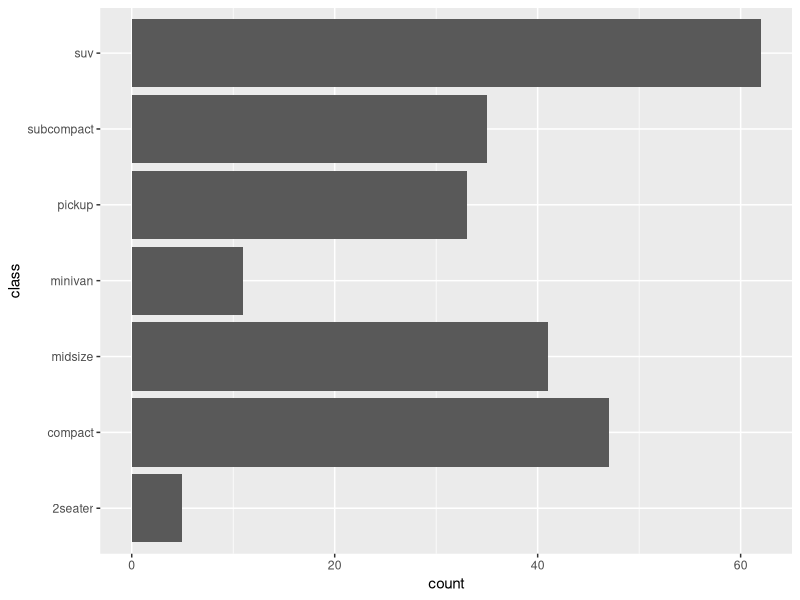
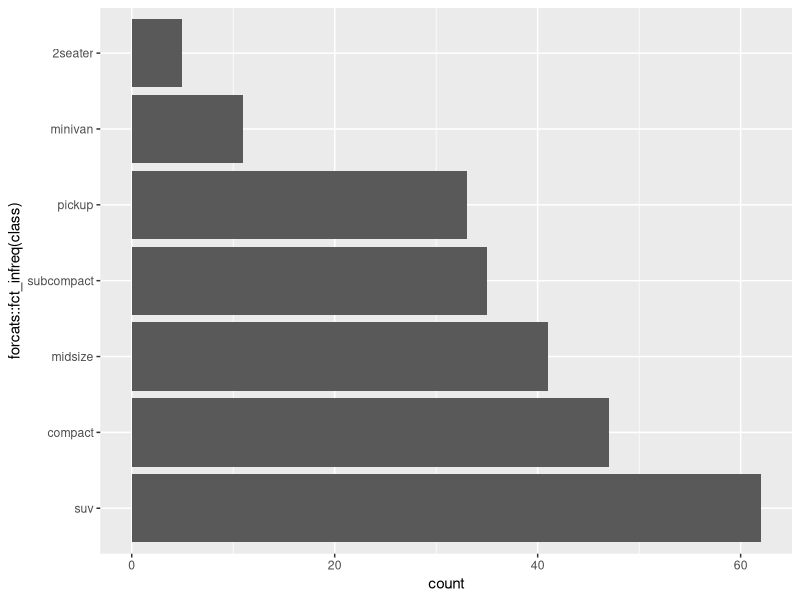
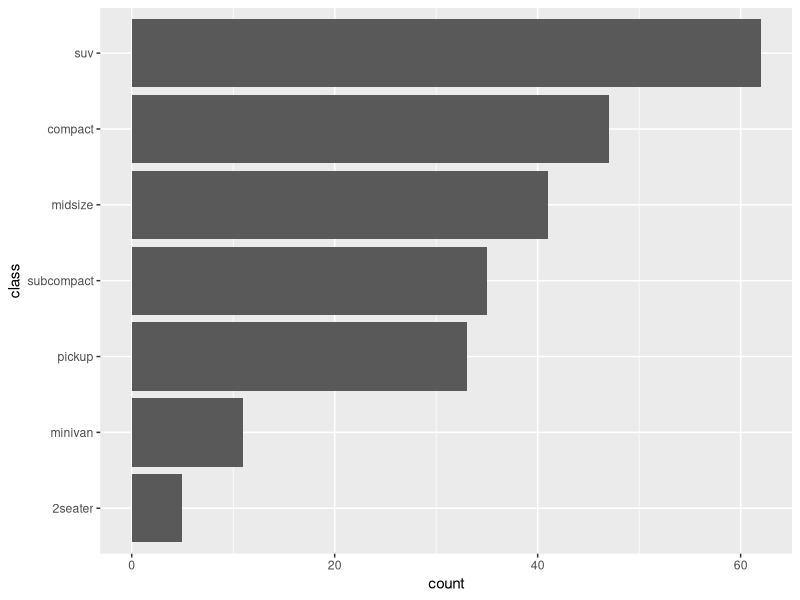
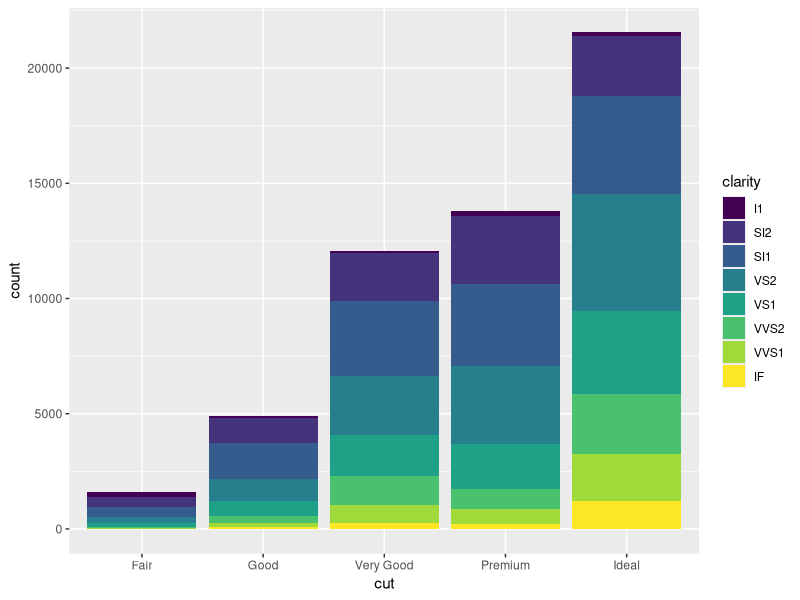
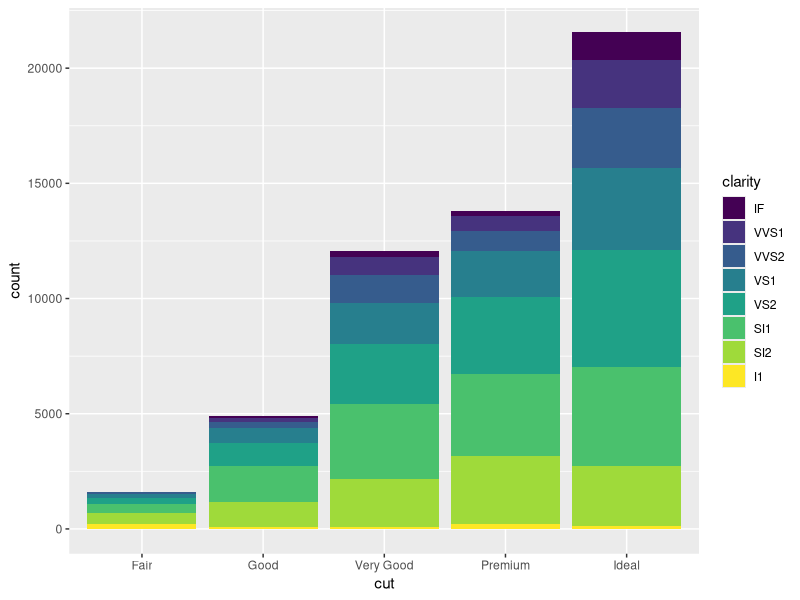
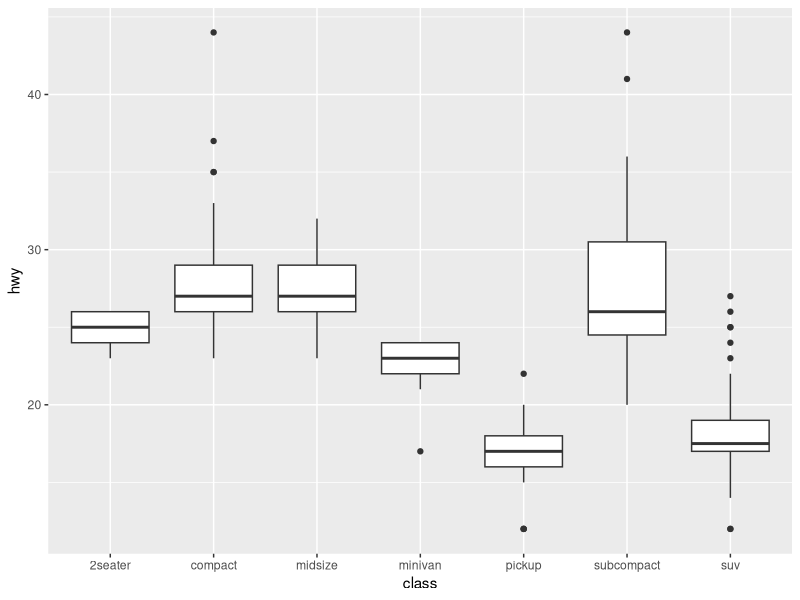
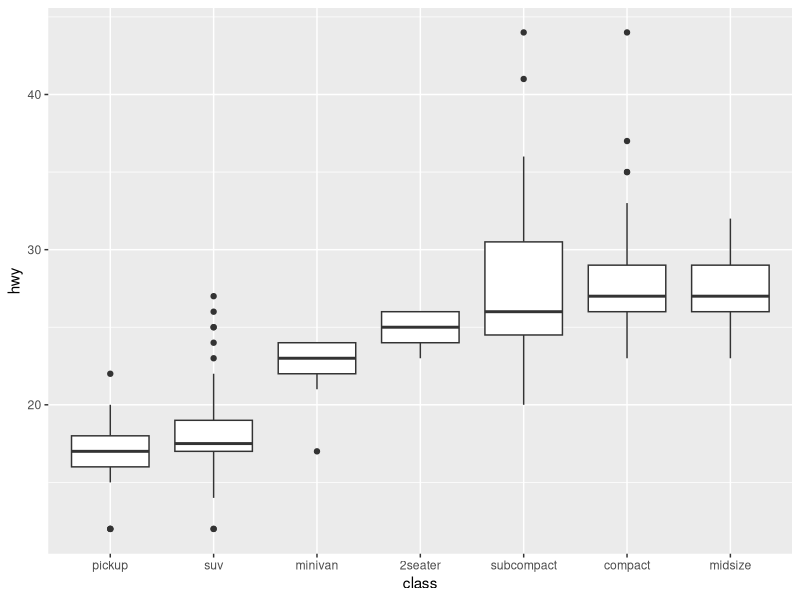
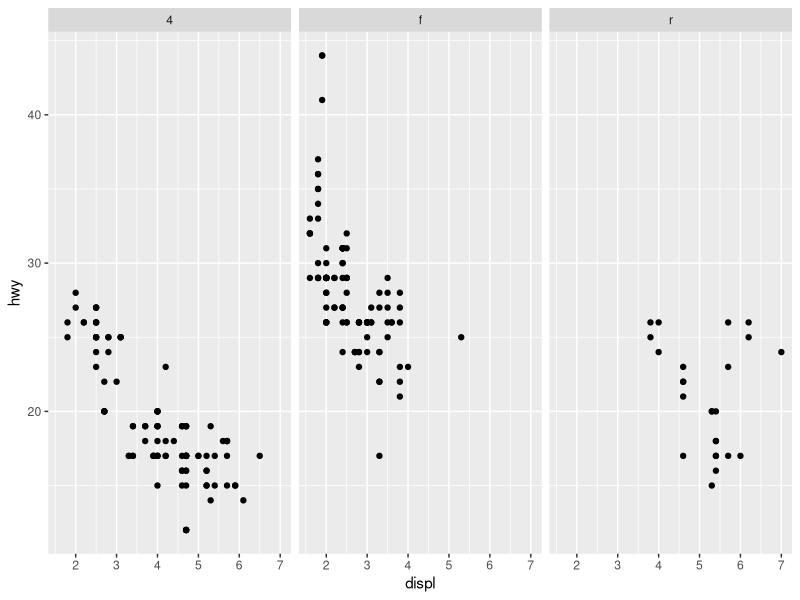

Here is the R script that generated these plots, in order:
## ---- chunk 1
#| include: false
library(ggplot2)
library(dplyr)
library(tibble)

knitr::opts_chunk$set(
  fig.dpi = 300, 
  collapse = TRUE, 
  comment = "#>",
  fig.asp = 0.618,
  fig.width = 6,
  out.width = "80%"
  )
## ---- chunk 2
#| fig.alt: "A horizontal bar plot showing counts on the x-axis and seven
#|  types of cars on the y-axis. From bottom to top, the car types are in
#|  alphabetical order."
ggplot(mpg, aes(y = class)) +
  geom_bar()
## ---- chunk 3
#| fig.alt: "A horizontal bar plot showing counts on the x-axis and seven
#|  types of cars on the y-axis. From top to bottom, the car types are ordered
#|  by increasing number of cars."
ggplot(mpg, aes(y = forcats::fct_infreq(class))) +
  geom_bar()
## ---- chunk 4
#| fig.alt: "A horizontal bar plot showing counts on the x-axis and seven
#|  types of cars on the y-axis. From top to bottom, the car types are ordered
#|  in decreasing number of cars."
ggplot(mpg, aes(y = forcats::fct_rev(forcats::fct_infreq(class)))) +
  geom_bar() +
  labs(y = "class")
## ---- chunk 5
#| fig.alt: "A stacked bar plot showing counts on the y-axis and five cut 
#|  qualities of diamonds on the x-axis. Within every stacked bar, the fill 
#|  colour indicates an ordinal clarity of the diamond. The worst clarity has
#|  the darkest colour and the best quality has the lightest colour. The best
#|  clarity is the bar on the bottom."
ggplot(diamonds, aes(x = cut, fill = clarity)) +
  geom_bar()
## ---- chunk 6
#| fig.alt: "A stacked bar plot showing counts on the y-axis and five cut 
#|  qualities of diamonds on the x-axis. Within every stacked bar, the fill 
#|  colour indicates an ordinal clarity of the diamond. The worst clarity has
#|  the lightest colour and the best quality has the darkest colour. The worst
#|  clarity is the bar on the bottom."
ggplot(diamonds, aes(x = cut, fill = forcats::fct_rev(clarity))) +
  geom_bar() +
  labs(fill = "clarity")
## ---- chunk 7
#| fig.alt: "A boxplot showing the highway miles per gallon on the y-axis for
#|  seven types of car on the x-axis. The car types on the x-axis are in 
#|  alphabetical order."
ggplot(mpg, aes(x = class, y = hwy)) +
  geom_boxplot()
## ---- chunk 8
#| fig.alt: "A boxplot showing the highway miles per gallon on the y-axis for
#|  seven types of car on the x-axis. The car types on the x-axis sorted from
#|  left to right by increasing medians."
ggplot(mpg, aes(x = forcats::fct_reorder(class, hwy, .fun = median), y = hwy)) +
  geom_boxplot() +
  labs(x = "class")
## ---- chunk 9
#| fig.alt: "A scatter plot showing the engine displacement on the x-axis and
#|  highway miles per gallon on the y-axis of 234 cars. The plot has three 
#|  panels in a 1-row, 3-column layout for three types of drive train. The drive
#|  trains are ordered alphabetically in the horizontal direction."
ggplot(mpg, aes(x = displ, y = hwy)) +
  geom_point() +
  facet_wrap(~drv)
## ---- chunk 10
#| fig.alt: "A scatter plot showing the engine displacement on the x-axis and
#|  highway miles per gallon on the y-axis of 234 cars. The plot has three 
#|  panels in a 1-row, 3-column layout for three types of drive train. The drive
#|  trains are in the order 'r', 'f' and '4' from left to right."
ggplot(mpg, aes(x = displ, y = hwy)) +
  geom_point() +
  facet_wrap(~forcats::fct_relevel(drv, "r", "f", "4"))
## ---- chunk 11
df <- tibble::tribble(
  ~id, ~x,   ~y, ~shape,            ~fill,
  1,   0.01, 0,  "circle filled",   "blue",
  2,   1,    0,  "square filled",   "red",
  3,   0.99, 0,  "asterisk",        "black",
  4,   0,    0,  "triangle filled", "yellow"
)
## ---- chunk 12
#| fig.alt: "A scatter plot showing four points at the same y-positions but at 
#|  four x-positions, of which two are very distinct. Every point has a distinct 
#|  shape and colour. A yellow triangle is plotted on top of a blue circle. 
#|  A black asterisk is plotted on top of a red square."
ggplot(df, aes(x = x, y = y, fill = fill, shape = shape)) +
  geom_point(size = 8) +
  scale_shape_identity() +
  scale_fill_identity()
## ---- chunk 13
#| fig.alt: "A scatter plot showing four points at the same y-positions but at 
#|  four x-positions, of which two are very distinct. Every point has a distinct 
#|  shape and colour. A blue circle is plotted on top of a yellow triangle. A 
#|  red square is plotted on top of a black asterisk."
df_arranged <- df |> dplyr::arrange(x)

df_arranged |>
  ggplot(aes(x = x, y = y, fill = fill, shape = shape)) +
  geom_point(size = 8) +
  scale_shape_identity() +
  scale_fill_identity()
## ---- chunk 14
#| fig.alt:
#| - "A scatter plot showing four points at the same y-positions but at four 
#|  x-positions, of which two are very distinct. Every point has a distinct shape
#|  and colour. A yellow triangle is plotted on top of a blue circle. A black 
#|  asterisk is plotted on top of a red square."
#| - "A scatter plot showing four points at the same y-positions but at four 
#|  x-positions, of which two are very distinct. Every point has a distinct shape
#|  and colour. A blue circle is plotted on top of a yellow triangle. A black 
#|  asterisk is plotted on top of a red square."

ggplot(mapping = aes(x = x, y = y, fill = fill, shape = shape)) +
  geom_point(data = df |> filter(shape != "asterisk"), size = 8) +
  geom_point(data = df |> filter(shape == "asterisk"), size = 8) +
  scale_shape_identity() +
  scale_fill_identity()

ggplot(mapping = aes(x = x, y = y, fill = fill, shape = shape)) +
  geom_point(data = df_arranged |> filter(shape != "asterisk"), size = 8) +
  geom_point(data = df_arranged |> filter(shape == "asterisk"), size = 8) +
  scale_shape_identity() +
  scale_fill_identity()
